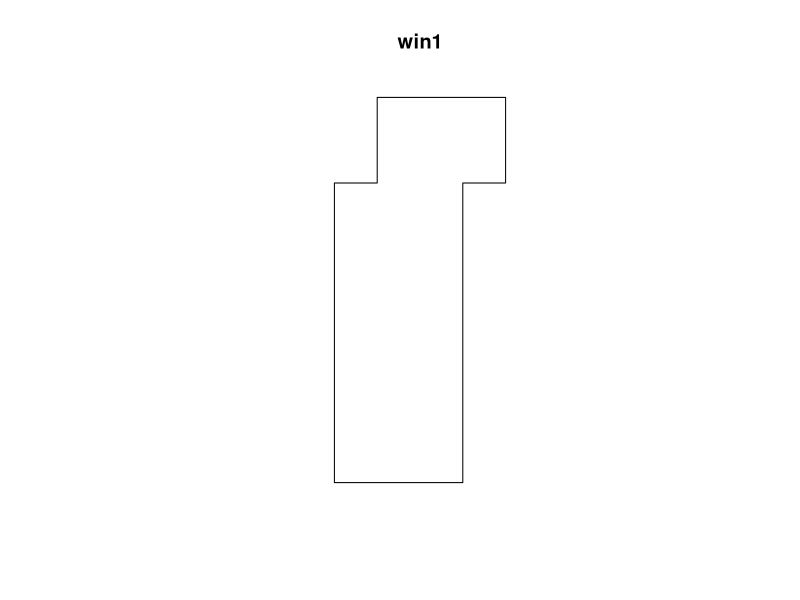

Source code (R):
library(spatstat)

win1<-owin(poly=list(list(x=c(0,30,30,0),
                          y=c(0,0,70,70)),
               list(x=c(10,40,40,10),
                    y=c(70,70,90,90))))
plot(win1)
